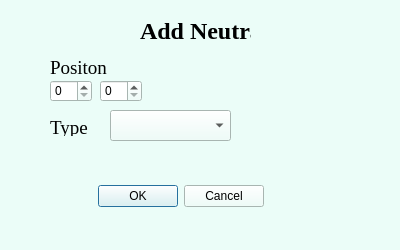
<?xml version="1.0" encoding="UTF-8"?>
<ui version="4.0">
 <class>AddNeutral</class>
 <widget class="QDialog" name="AddNeutral">
  <property name="geometry">
   <rect>
    <x>0</x>
    <y>0</y>
    <width>400</width>
    <height>250</height>
   </rect>
  </property>
  <property name="palette">
   <palette>
    <active>
     <colorrole role="WindowText">
      <brush brushstyle="SolidPattern">
       <color alpha="255">
        <red>0</red>
        <green>0</green>
        <blue>0</blue>
       </color>
      </brush>
     </colorrole>
     <colorrole role="Button">
      <brush brushstyle="SolidPattern">
       <color alpha="255">
        <red>235</red>
        <green>253</green>
        <blue>248</blue>
       </color>
      </brush>
     </colorrole>
     <colorrole role="Light">
      <brush brushstyle="SolidPattern">
       <color alpha="255">
        <red>255</red>
        <green>255</green>
        <blue>255</blue>
       </color>
      </brush>
     </colorrole>
     <colorrole role="Midlight">
      <brush brushstyle="SolidPattern">
       <color alpha="255">
        <red>245</red>
        <green>254</green>
        <blue>251</blue>
       </color>
      </brush>
     </colorrole>
     <colorrole role="Dark">
      <brush brushstyle="SolidPattern">
       <color alpha="255">
        <red>117</red>
        <green>126</green>
        <blue>124</blue>
       </color>
      </brush>
     </colorrole>
     <colorrole role="Mid">
      <brush brushstyle="SolidPattern">
       <color alpha="255">
        <red>157</red>
        <green>168</green>
        <blue>165</blue>
       </color>
      </brush>
     </colorrole>
     <colorrole role="Text">
      <brush brushstyle="SolidPattern">
       <color alpha="255">
        <red>0</red>
        <green>0</green>
        <blue>0</blue>
       </color>
      </brush>
     </colorrole>
     <colorrole role="BrightText">
      <brush brushstyle="SolidPattern">
       <color alpha="255">
        <red>255</red>
        <green>255</green>
        <blue>255</blue>
       </color>
      </brush>
     </colorrole>
     <colorrole role="ButtonText">
      <brush brushstyle="SolidPattern">
       <color alpha="255">
        <red>0</red>
        <green>0</green>
        <blue>0</blue>
       </color>
      </brush>
     </colorrole>
     <colorrole role="Base">
      <brush brushstyle="SolidPattern">
       <color alpha="255">
        <red>255</red>
        <green>255</green>
        <blue>255</blue>
       </color>
      </brush>
     </colorrole>
     <colorrole role="Window">
      <brush brushstyle="SolidPattern">
       <color alpha="255">
        <red>235</red>
        <green>253</green>
        <blue>248</blue>
       </color>
      </brush>
     </colorrole>
     <colorrole role="Shadow">
      <brush brushstyle="SolidPattern">
       <color alpha="255">
        <red>0</red>
        <green>0</green>
        <blue>0</blue>
       </color>
      </brush>
     </colorrole>
     <colorrole role="AlternateBase">
      <brush brushstyle="SolidPattern">
       <color alpha="255">
        <red>245</red>
        <green>254</green>
        <blue>251</blue>
       </color>
      </brush>
     </colorrole>
     <colorrole role="ToolTipBase">
      <brush brushstyle="SolidPattern">
       <color alpha="255">
        <red>255</red>
        <green>255</green>
        <blue>220</blue>
       </color>
      </brush>
     </colorrole>
     <colorrole role="ToolTipText">
      <brush brushstyle="SolidPattern">
       <color alpha="255">
        <red>0</red>
        <green>0</green>
        <blue>0</blue>
       </color>
      </brush>
     </colorrole>
     <colorrole role="PlaceholderText">
      <brush brushstyle="SolidPattern">
       <color alpha="128">
        <red>0</red>
        <green>0</green>
        <blue>0</blue>
       </color>
      </brush>
     </colorrole>
    </active>
    <inactive>
     <colorrole role="WindowText">
      <brush brushstyle="SolidPattern">
       <color alpha="255">
        <red>0</red>
        <green>0</green>
        <blue>0</blue>
       </color>
      </brush>
     </colorrole>
     <colorrole role="Button">
      <brush brushstyle="SolidPattern">
       <color alpha="255">
        <red>235</red>
        <green>253</green>
        <blue>248</blue>
       </color>
      </brush>
     </colorrole>
     <colorrole role="Light">
      <brush brushstyle="SolidPattern">
       <color alpha="255">
        <red>255</red>
        <green>255</green>
        <blue>255</blue>
       </color>
      </brush>
     </colorrole>
     <colorrole role="Midlight">
      <brush brushstyle="SolidPattern">
       <color alpha="255">
        <red>245</red>
        <green>254</green>
        <blue>251</blue>
       </color>
      </brush>
     </colorrole>
     <colorrole role="Dark">
      <brush brushstyle="SolidPattern">
       <color alpha="255">
        <red>117</red>
        <green>126</green>
        <blue>124</blue>
       </color>
      </brush>
     </colorrole>
     <colorrole role="Mid">
      <brush brushstyle="SolidPattern">
       <color alpha="255">
        <red>157</red>
        <green>168</green>
        <blue>165</blue>
       </color>
      </brush>
     </colorrole>
     <colorrole role="Text">
      <brush brushstyle="SolidPattern">
       <color alpha="255">
        <red>0</red>
        <green>0</green>
        <blue>0</blue>
       </color>
      </brush>
     </colorrole>
     <colorrole role="BrightText">
      <brush brushstyle="SolidPattern">
       <color alpha="255">
        <red>255</red>
        <green>255</green>
        <blue>255</blue>
       </color>
      </brush>
     </colorrole>
     <colorrole role="ButtonText">
      <brush brushstyle="SolidPattern">
       <color alpha="255">
        <red>0</red>
        <green>0</green>
        <blue>0</blue>
       </color>
      </brush>
     </colorrole>
     <colorrole role="Base">
      <brush brushstyle="SolidPattern">
       <color alpha="255">
        <red>255</red>
        <green>255</green>
        <blue>255</blue>
       </color>
      </brush>
     </colorrole>
     <colorrole role="Window">
      <brush brushstyle="SolidPattern">
       <color alpha="255">
        <red>235</red>
        <green>253</green>
        <blue>248</blue>
       </color>
      </brush>
     </colorrole>
     <colorrole role="Shadow">
      <brush brushstyle="SolidPattern">
       <color alpha="255">
        <red>0</red>
        <green>0</green>
        <blue>0</blue>
       </color>
      </brush>
     </colorrole>
     <colorrole role="AlternateBase">
      <brush brushstyle="SolidPattern">
       <color alpha="255">
        <red>245</red>
        <green>254</green>
        <blue>251</blue>
       </color>
      </brush>
     </colorrole>
     <colorrole role="ToolTipBase">
      <brush brushstyle="SolidPattern">
       <color alpha="255">
        <red>255</red>
        <green>255</green>
        <blue>220</blue>
       </color>
      </brush>
     </colorrole>
     <colorrole role="ToolTipText">
      <brush brushstyle="SolidPattern">
       <color alpha="255">
        <red>0</red>
        <green>0</green>
        <blue>0</blue>
       </color>
      </brush>
     </colorrole>
     <colorrole role="PlaceholderText">
      <brush brushstyle="SolidPattern">
       <color alpha="128">
        <red>0</red>
        <green>0</green>
        <blue>0</blue>
       </color>
      </brush>
     </colorrole>
    </inactive>
    <disabled>
     <colorrole role="WindowText">
      <brush brushstyle="SolidPattern">
       <color alpha="255">
        <red>117</red>
        <green>126</green>
        <blue>124</blue>
       </color>
      </brush>
     </colorrole>
     <colorrole role="Button">
      <brush brushstyle="SolidPattern">
       <color alpha="255">
        <red>235</red>
        <green>253</green>
        <blue>248</blue>
       </color>
      </brush>
     </colorrole>
     <colorrole role="Light">
      <brush brushstyle="SolidPattern">
       <color alpha="255">
        <red>255</red>
        <green>255</green>
        <blue>255</blue>
       </color>
      </brush>
     </colorrole>
     <colorrole role="Midlight">
      <brush brushstyle="SolidPattern">
       <color alpha="255">
        <red>245</red>
        <green>254</green>
        <blue>251</blue>
       </color>
      </brush>
     </colorrole>
     <colorrole role="Dark">
      <brush brushstyle="SolidPattern">
       <color alpha="255">
        <red>117</red>
        <green>126</green>
        <blue>124</blue>
       </color>
      </brush>
     </colorrole>
     <colorrole role="Mid">
      <brush brushstyle="SolidPattern">
       <color alpha="255">
        <red>157</red>
        <green>168</green>
        <blue>165</blue>
       </color>
      </brush>
     </colorrole>
     <colorrole role="Text">
      <brush brushstyle="SolidPattern">
       <color alpha="255">
        <red>117</red>
        <green>126</green>
        <blue>124</blue>
       </color>
      </brush>
     </colorrole>
     <colorrole role="BrightText">
      <brush brushstyle="SolidPattern">
       <color alpha="255">
        <red>255</red>
        <green>255</green>
        <blue>255</blue>
       </color>
      </brush>
     </colorrole>
     <colorrole role="ButtonText">
      <brush brushstyle="SolidPattern">
       <color alpha="255">
        <red>117</red>
        <green>126</green>
        <blue>124</blue>
       </color>
      </brush>
     </colorrole>
     <colorrole role="Base">
      <brush brushstyle="SolidPattern">
       <color alpha="255">
        <red>235</red>
        <green>253</green>
        <blue>248</blue>
       </color>
      </brush>
     </colorrole>
     <colorrole role="Window">
      <brush brushstyle="SolidPattern">
       <color alpha="255">
        <red>235</red>
        <green>253</green>
        <blue>248</blue>
       </color>
      </brush>
     </colorrole>
     <colorrole role="Shadow">
      <brush brushstyle="SolidPattern">
       <color alpha="255">
        <red>0</red>
        <green>0</green>
        <blue>0</blue>
       </color>
      </brush>
     </colorrole>
     <colorrole role="AlternateBase">
      <brush brushstyle="SolidPattern">
       <color alpha="255">
        <red>235</red>
        <green>253</green>
        <blue>248</blue>
       </color>
      </brush>
     </colorrole>
     <colorrole role="ToolTipBase">
      <brush brushstyle="SolidPattern">
       <color alpha="255">
        <red>255</red>
        <green>255</green>
        <blue>220</blue>
       </color>
      </brush>
     </colorrole>
     <colorrole role="ToolTipText">
      <brush brushstyle="SolidPattern">
       <color alpha="255">
        <red>0</red>
        <green>0</green>
        <blue>0</blue>
       </color>
      </brush>
     </colorrole>
     <colorrole role="PlaceholderText">
      <brush brushstyle="SolidPattern">
       <color alpha="128">
        <red>0</red>
        <green>0</green>
        <blue>0</blue>
       </color>
      </brush>
     </colorrole>
    </disabled>
   </palette>
  </property>
  <property name="windowTitle">
   <string>Add Neutral</string>
  </property>
  <widget class="QLabel" name="label">
   <property name="geometry">
    <rect>
     <x>140</x>
     <y>20</y>
     <width>111</width>
     <height>21</height>
    </rect>
   </property>
   <property name="font">
    <font>
     <family>Times New Roman</family>
     <pointsize>18</pointsize>
     <weight>75</weight>
     <bold>true</bold>
    </font>
   </property>
   <property name="text">
    <string>Add Neutral</string>
   </property>
  </widget>
  <widget class="QLabel" name="label_2">
   <property name="geometry">
    <rect>
     <x>50</x>
     <y>60</y>
     <width>59</width>
     <height>16</height>
    </rect>
   </property>
   <property name="font">
    <font>
     <family>Times New Roman</family>
     <pointsize>14</pointsize>
    </font>
   </property>
   <property name="text">
    <string>Positon</string>
   </property>
  </widget>
  <widget class="QSpinBox" name="posNeutralX">
   <property name="geometry">
    <rect>
     <x>50</x>
     <y>80</y>
     <width>42</width>
     <height>22</height>
    </rect>
   </property>
  </widget>
  <widget class="QSpinBox" name="posNeutralY">
   <property name="geometry">
    <rect>
     <x>100</x>
     <y>80</y>
     <width>42</width>
     <height>22</height>
    </rect>
   </property>
  </widget>
  <widget class="QLabel" name="label_3">
   <property name="geometry">
    <rect>
     <x>50</x>
     <y>120</y>
     <width>59</width>
     <height>16</height>
    </rect>
   </property>
   <property name="font">
    <font>
     <family>Times New Roman</family>
     <pointsize>14</pointsize>
    </font>
   </property>
   <property name="text">
    <string>Type</string>
   </property>
  </widget>
  <widget class="QComboBox" name="typesOfNeutrals">
   <property name="geometry">
    <rect>
     <x>110</x>
     <y>110</y>
     <width>121</width>
     <height>31</height>
    </rect>
   </property>
  </widget>
  <widget class="QDialogButtonBox" name="addNeutral">
   <property name="geometry">
    <rect>
     <x>90</x>
     <y>180</y>
     <width>174</width>
     <height>32</height>
    </rect>
   </property>
   <property name="standardButtons">
    <set>QDialogButtonBox::Cancel|QDialogButtonBox::Ok</set>
   </property>
  </widget>
 </widget>
 <resources/>
 <connections/>
</ui>
